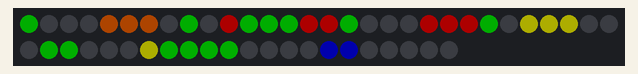
Recording of a program running on a simulated Raspberry Pi (BCM pin numbers). Shown: 52 RGB LEDs in strip order, left to right, continuing on the next row. Dim RGB values are drawn brighter than linear; what the program prints to the terminal is not drawn.

Above: at 0.1 s.
At 8.96 s:
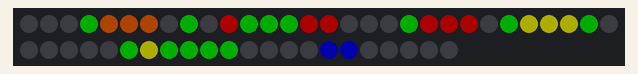
At 18.75 s:
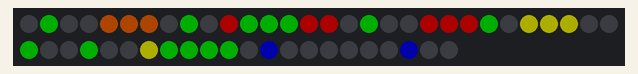
At 39.26 s:
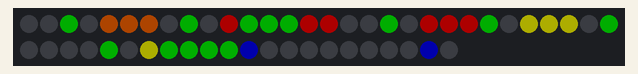

The program:

TR590_MkIX_animation.py
```python
#!/usr/bin/python

import neopixel
import pixelCore
import board

abgdState1 = pixelCore.PixelState([(0, (0,255,0)), (1, (0,0,0)), (2, (0,0,0)), (3, (0,0,0))], None, pixelCore.Transition(0.25))
abgdState2 = pixelCore.PixelState([(0, (0,0,0)), (1, (0,255,0)), (2, (0,0,0)), (3, (0,0,0))], None, pixelCore.Transition(0.25))
abgdState3 = pixelCore.PixelState([(0, (0,0,0)), (1, (0,0,0)), (2, (0,255,0)), (3, (0,0,0))], None, pixelCore.Transition(0.25))
abgdState4 = pixelCore.PixelState([(0, (0,0,0)), (1, (0,0,0)), (2, (0,0,0)), (3, (0,255,0))], None, pixelCore.Transition(0.25))

abgdState1.setNext(abgdState2)
abgdState2.setNext(abgdState3)
abgdState3.setNext(abgdState4)
abgdState4.setNext(abgdState1)

abdgAnim = pixelCore.AnimationBlock("ABDG_ANIM")
abdgAnim.setCurrentState(abgdState1)

geoBTN = pixelCore.PixelState([(4, (255,100,0))], None, None)

geoBTNAnim = pixelCore.AnimationBlock("GEO_BTN_ANIM")
geoBTNAnim.setCurrentState(geoBTN)

metBTN = pixelCore.PixelState([(5, (255,100,0))], None, None)

metBTNAnim = pixelCore.AnimationBlock("MET_BTN_ANIM")
metBTNAnim.setCurrentState(metBTN)

bioBTN = pixelCore.PixelState([(6, (255,100,0))], None, None)

bioBTNAnim = pixelCore.AnimationBlock("BIO_BTN_ANIM")
bioBTNAnim.setCurrentState(bioBTN)

stateAnim1 = pixelCore.PixelState([(7, (0,0,0)), (8, (0,255,0)), (9, (0,0,0))], None, pixelCore.Transition(0.25))
stateAnim2 = pixelCore.PixelState([(7, (255,0,0)), (8, (0,0,0)), (9, (0,0,0))], None, pixelCore.Transition(0.10))
stateAnim3 = pixelCore.PixelState([(7, (0,0,0)), (8, (0,0,0)), (9, (0,255,0))], None, pixelCore.Transition(0.10))

stateAnim1.setNext(stateAnim2)
stateAnim2.setNext(stateAnim3)
stateAnim3.setNext(stateAnim1)

stateAnim = pixelCore.AnimationBlock("STATE_ANIM")
stateAnim.setCurrentState(stateAnim1)

powerAnimState = pixelCore.PixelState([(10, (255,0,0)), (11, (0,255,0)), (12, (0,255,0)), (13, (0,255,0))], None, None)

powerAnim = pixelCore.AnimationBlock("POWER_ANIM")
powerAnim.setCurrentState(powerAnimState)

abgd2State1 = pixelCore.PixelState([(14, (255,0,0)), (15, (255,0,0)), (16, (0,255,0)), (17, (0,0,0)), (18, (0,0,0)), (19, (0,0,0))], None, pixelCore.Transition(0.25))
abgd2State2 = pixelCore.PixelState([(14, (255,0,0)), (15, (255,0,0)), (16, (0,0,0)), (17, (0,255,0)), (18, (0,0,0)), (19, (0,0,0))], None, pixelCore.Transition(0.25))
abgd2State3 = pixelCore.PixelState([(14, (255,0,0)), (15, (255,0,0)), (16, (0,0,0)), (17, (0,0,0)), (18, (0,255,0)), (19, (0,0,0))], None, pixelCore.Transition(0.25))
abgd2State4 = pixelCore.PixelState([(14, (255,0,0)), (15, (255,0,0)), (16, (0,0,0)), (17, (0,0,0)), (18, (0,0,0)), (19, (0,255,0))], None, pixelCore.Transition(0.25))

abdg2Anim = pixelCore.AnimationBlock("ABDG_2_ANIM")
abdg2Anim.setCurrentState(abgd2State1)

abgd2State1.setNext(abgd2State2)
abgd2State2.setNext(abgd2State3)
abgd2State3.setNext(abgd2State4)
abgd2State4.setNext(abgd2State1)

scanHeadStaticState = pixelCore.PixelState([(20, (255,0,0)), (21, (255,0,0)), (22, (255,0,0)), (25, (255,255,0)), (26, (255,255,0)), (27, (255,255,0))], None, None)

scanHeadStatic = pixelCore.AnimationBlock("SCAN_HEAD_STATIC")
scanHeadStatic.setCurrentState(scanHeadStaticState)

scanHeadStatic2State = pixelCore.PixelState([(36, (255,255,0)), (37, (0,255,0)), (38, (0,255,0)), (39, (0,255,0)), (40, (0,255,0))], None, None)

scanHeadStatic2 = pixelCore.AnimationBlock("SCAN_HEAD_STATIC2")
scanHeadStatic2.setCurrentState(scanHeadStatic2State)

scanHeadToggle1 = pixelCore.PixelState([(23, (0,255,0)), (24, (0,0,0))], None, pixelCore.Transition(0.15))
scanHeadToggle2 = pixelCore.PixelState([(23, (0,0,0)), (24, (0,255,0))], None, pixelCore.Transition(0.15))

scanHeadToggle1.setNext(scanHeadToggle2)
scanHeadToggle2.setNext(scanHeadToggle1)

scanHeadToggleAnim = pixelCore.AnimationBlock("SCAN_HEAD_TOGGLE")
scanHeadToggleAnim.setCurrentState(scanHeadToggle1)

centerScanBar1 = pixelCore.PixelState([(28, (0,0,0)), (29, (0,0,0)), (30, (0,0,0)), (31, (0,255,0)), (32, (0,255,0)), (33, (0,0,0)), (34, (0,0,0)), (35, (0,0,0))], None, pixelCore.Transition(0.25))
centerScanBar2 = pixelCore.PixelState([(28, (0,0,0)), (29, (0,0,0)), (30, (0,255,0)), (31, (0,0,0)), (32, (0,0,0)), (33, (0,255,0)), (34, (0,0,0)), (35, (0,0,0))], None, pixelCore.Transition(0.25))
centerScanBar3 = pixelCore.PixelState([(28, (0,0,0)), (29, (0,255,0)), (30, (0,0,0)), (31, (0,0,0)), (32, (0,0,0)), (33, (0,0,0)), (34, (0,255,0)), (35, (0,0,0))], None, pixelCore.Transition(0.25))
centerScanBar4 = pixelCore.PixelState([(28, (0,255,0)), (29, (0,0,0)), (30, (0,0,0)), (31, (0,0,0)), (32, (0,0,0)), (33, (0,0,0)), (34, (0,0,0)), (35, (0,255,0))], None, pixelCore.Transition(0.25))

centerScanBar1.setNext(centerScanBar2)
centerScanBar2.setNext(centerScanBar3)
centerScanBar3.setNext(centerScanBar4)
centerScanBar4.setNext(centerScanBar1)

centerScanBarAnim = pixelCore.AnimationBlock("CENTER_SCAN_BAR_ANIM")
centerScanBarAnim.setCurrentState(centerScanBar1)

scanBar1 = pixelCore.PixelState([(41, (0,0,0)), (42, (0,0,0)), (43, (0,0,0)), (44, (0,0,0)), (45, (0,0,255)), (46, (0,0,255)), (47, (0,0,0)), (48, (0,0,0)), (49, (0,0,0)), (50, (0,0,0))], None, pixelCore.Transition(0.25))
scanBar2 = pixelCore.PixelState([(41, (0,0,0)), (42, (0,0,0)), (43, (0,0,0)), (44, (0,0,255)), (45, (0,0,0)), (46, (0,0,0)), (47, (0,0,255)), (48, (0,0,0)), (49, (0,0,0)), (50, (0,0,0))], None, pixelCore.Transition(0.25))
scanBar3 = pixelCore.PixelState([(41, (0,0,0)), (42, (0,0,0)), (43, (0,0,255)), (44, (0,0,0)), (45, (0,0,0)), (46, (0,0,0)), (47, (0,0,0)), (48, (0,0,255)), (49, (0,0,0)), (50, (0,0,0))], None, pixelCore.Transition(0.25))
scanBar4 = pixelCore.PixelState([(41, (0,0,0)), (42, (0,0,255)), (43, (0,0,0)), (44, (0,0,0)), (45, (0,0,0)), (46, (0,0,0)), (47, (0,0,0)), (48, (0,0,0)), (49, (0,0,255)), (50, (0,0,0))], None, pixelCore.Transition(0.25))
scanBar5 = pixelCore.PixelState([(41, (0,0,255)), (42, (0,0,0)), (43, (0,0,0)), (44, (0,0,0)), (45, (0,0,0)), (46, (0,0,0)), (47, (0,0,0)), (48, (0,0,0)), (49, (0,0,0)), (50, (0,0,255))], None, pixelCore.Transition(0.25))

scanBar1.setNext(scanBar2)
scanBar2.setNext(scanBar3)
scanBar3.setNext(scanBar4)
scanBar4.setNext(scanBar5)
scanBar5.setNext(scanBar1)

scanBarAnim = pixelCore.AnimationBlock("SCAN_BAR_ANIM")
scanBarAnim.setCurrentState(scanBar1)


pixelBlock = pixelCore.PixelBlock(board.D12 , 52, 0.2, False, neopixel.GRB)

pixelBlock.addAnimationBlock(abdgAnim)
pixelBlock.addAnimationBlock(geoBTNAnim)
pixelBlock.addAnimationBlock(metBTNAnim)
pixelBlock.addAnimationBlock(bioBTNAnim)
pixelBlock.addAnimationBlock(stateAnim)
pixelBlock.addAnimationBlock(powerAnim)
pixelBlock.addAnimationBlock(abdg2Anim)
pixelBlock.addAnimationBlock(scanHeadStatic)
pixelBlock.addAnimationBlock(scanHeadStatic2)
pixelBlock.addAnimationBlock(scanHeadToggleAnim)
pixelBlock.addAnimationBlock(centerScanBarAnim)
pixelBlock.addAnimationBlock(scanBarAnim)

pixelBlock.startAll()
```

pixelCore.py
```python
#!/usr/bin/python

import neopixel
import board
from enum import Enum
import time

#import RPi.GPIO as GPIO

class AnimationStatus(Enum):
    RUNNING=0
    STOPPED=1
    CLEARED=2

class TransitionType(Enum):
    DELAY=0

class Transition():

    def __init__(self, duration, transitionType=TransitionType.DELAY):

        self.duration = duration
        self.transitionType = transitionType


class PixelState():

    def __init__(self, pixelList, next, transition):

        # PixelList is a Tupel with the first element beeing the index of the Neopixel that configured, and the second element beeing an RGB or RGBW tupel
        self.pixelList = pixelList
        self.next = next
        self.transition = transition

    def setNext(self, next):
        self.next = next


class AnimationBlock():

    def __init__(self, id, accessToken = None, autostart = True, status = AnimationStatus.RUNNING, startState = None):

        self.id = id
        self.accessToken = accessToken
        self.autostart = autostart
        self.currentState = startState

        self.status = status

        self.lastUpdate = time.perf_counter()

        self.setPixelStates()

    def setAccessToken(self, accessToken):
        self.accessToken = accessToken

    def setCurrentState(self, newState):
        self.currentState = newState
        self.setPixelStates()

    def checkSwitchCondition(self):

        if(self.currentState.transition is None):
            return False

        if(self.currentState.transition.transitionType == TransitionType.DELAY):

            now = time.perf_counter()
            if(now - self.lastUpdate >= self.currentState.transition.duration):
                return True

        return False

    def setPixelStates(self):

        if(self.accessToken is None):
            print("No Access Token is configured to write to a chain of Neopixels!");
            if(self.currentState is not None):
                print(self.currentState.pixelList)
            return;

        if(self.status != AnimationStatus.STOPPED):

            for pix in self.currentState.pixelList:
                index, values = pix
                #print("Index: {}, Value:{}".format(index, values))
                self.accessToken[index] = values

    def next(self):

        if(self.checkSwitchCondition()):
            print("Animation: " + self.id)
            self.currentState = self.currentState.next
            self.setPixelStates()
            self.lastUpdate = time.perf_counter()


class PixelBlock():

    animationBlocks = []
    stopped = True

    def __init__(self, hardwarePin, noPixels, bright=0.2, auto=True, order=neopixel.RGB):

        self.pixels = neopixel.NeoPixel(hardwarePin, noPixels, brightness=bright, auto_write=auto, pixel_order=order)
        self.auto_write = auto

    def addAnimationBlock(self, animationBlock):
        animationBlock.accessToken = self.pixels
        self.animationBlocks.append(animationBlock)

    def runAnimations(self):


        for anim in self.animationBlocks:

            anim.setPixelStates()

        if(not self.auto_write):
            self.pixels.show()


        while(not self.stopped):

            for anim in self.animationBlocks:

                anim.next()

            if(not self.auto_write):
                self.pixels.show()

    def stopAll(self):
        self.stopped = True

    def startAll(self):
        self.stopped = False
        self.runAnimations()


def main():

    print("Starting config")

    block1State3 = PixelState([(0, (0,50,0)), (1, (0,0,0)), (2, (0,0,0)), (3, (0,0,0)), (4, (0,0,0)), (5, (0,50,0))], None, Transition(0.25))
    block1State2 = PixelState([(0, (0,0,0)), (1, (0,50,0)), (2, (0,0,0)), (3, (0,0,0)), (4, (0,50,0)), (5, (0,0,0))], block1State3, Transition(0.25))
    block1State1 = PixelState([(0, (0,0,0)), (1, (0,0,0)), (2, (0,50,0)), (3, (0,50,0)), (4, (0,0,0)), (5, (0,0,0))], block1State2, Transition(0.25))

    block1State3.setNext(block1State1)

    animBlock1 = AnimationBlock("ANIM 1")
    animBlock1.setCurrentState(block1State1)

    #block2State2 = PixelState([(6, (0,0,0)), (7, (0,0,255))], None, Transition(0.5))
    #block2State1 = PixelState([(6, (0,0,255)), (7, (0,0,0))], block2State2, Transition(0.5))

    #block2State2.setNext(block2State1)

    #animBlock2 = AnimationBlock("ANIM 2")
    #animBlock2.setCurrentState(block2State1)

    #block3State2 = PixelState([(10, (255,0,0))], None, Transition(0.25))
    #block3State1 = PixelState([(10, (0,0,0))], block3State2, Transition(0.75))

    #block3State2.setNext(block3State1)

    #animBlock3 = AnimationBlock("ANIM 3")
    #animBlock3.setCurrentState(block3State1)

    #block4State2 = PixelState([(12, (0,0,255))], None, Transition(0.75))
    #block4State1 = PixelState([(12, (0,0,0))], block4State2, Transition(0.1))

    #block4State2.setNext(block4State1)

    #animBlock4 = AnimationBlock("ANIM 4")
    #animBlock4.setCurrentState(block4State1)


    pixelBlock = PixelBlock(board.D12 , 15, 0.2, True, neopixel.RGB)

    pixelBlock.addAnimationBlock(animBlock1)
    #pixelBlock.addAnimationBlock(animBlock2)
    #pixelBlock.addAnimationBlock(animBlock3)
    #pixelBlock.addAnimationBlock(animBlock4)

    print("Config done")

    pixelBlock.startAll()


#main()
```
